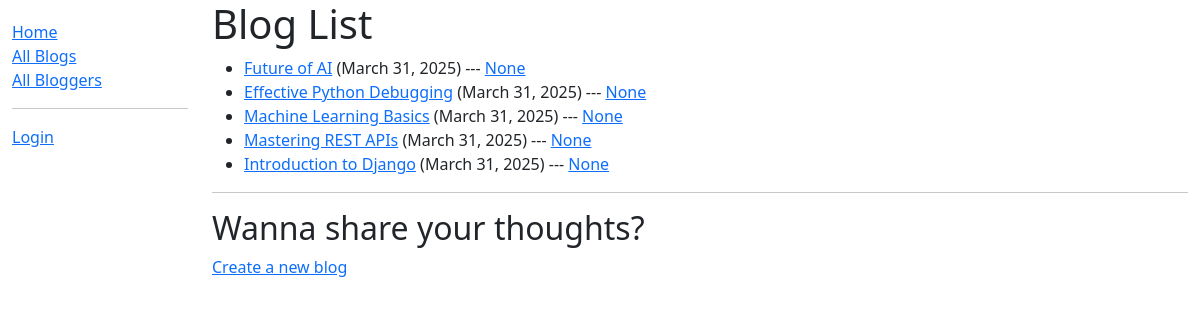
The app's page /blog/blogs/, older data.
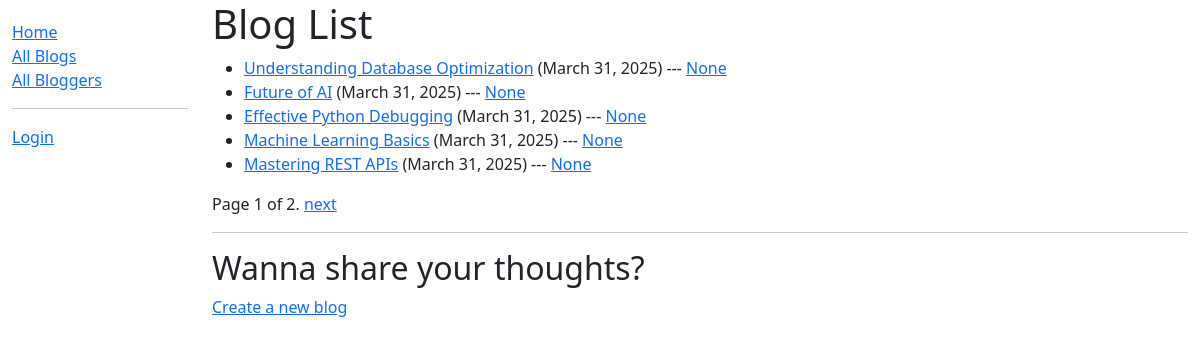
The same page, newer data.
### blog/models.py (models this page shows, shortened)
class Blog(models.Model):
    title = models.CharField(max_length=100)
    author = models.ForeignKey(
        Author, on_delete=models.SET_NULL, null=True)
    content = models.TextField(
        max_length=2000, help_text='Enter the blog content')
    post_date = models.DateField(default=date.today)
    class Meta:
        ordering = ['-post_date']

class Author(models.Model):
    name = models.OneToOneField(User, on_delete=models.SET_NULL, null=True)
    bio = models.TextField(
        max_length=200, help_text='Enter a short bio about the author')
    class Meta:
        ordering = ['name']

### blog/views.py (the view)
# urls.py: path('blogs/', views.BlogListView.as_view(), name='blogs'),
class BlogListView(ListView):
    model = Blog
    context_object_name = 'blogs'
    paginate_by = 5

### blog/templates/blog/blog_list.html (shortened to what this page needs)
{% extends "base_generic.html" %}
{% block content %}
<h1>Blog List</h1>
{% if blogs %}
<ul>
    {% for blog in blogs %}
    <li>
        <a href="{% url 'blog_detail' blog.id %}">{{ blog.title }}</a>
        ({{ blog.post_date|date:"F j, Y" }}) ---
        <a href="{% url 'author_detail' blog.author.id %}">{{ blog.author.name }}</a>
    </li>
    {% endfor %}
</ul>
{% block pagination %}
{% if is_paginated %}
<div class="pagination">
    <span class="page-links">
        <span class="page-current">
            Page {{ page_obj.number }} of {{ page_obj.paginator.num_pages }}.
        </span>
        {% if page_obj.has_next %}
        <a href="{{ request.path }}?page={{ page_obj.next_page_number }}">next</a>
        {% endif %}
    </span>
</div>
{% endif %}
{% endblock %}
{% else %}
<p>There are no blogs available.</p>
{% endif %}
<hr>
<h2>Wanna share your thoughts?</h2>
<p><a href="{% url 'create_blog' %}">Create a new blog</a></p>
{% endblock %}

Row changes from the older to the newer data that the page shows:
no longer on this page (row unchanged): Blog: title "Introduction to Django", post_date "March 31, 2025", author.name "None"
added Blog: title "Understanding Database Optimization", post_date "March 31, 2025", author.name "None"
Text that changed along with them:
{{ page_obj.number }}: (not shown) → "1"
{{ page_obj.paginator.num_pages }}: (not shown) → "2"
text now shown: "Page of . next"
